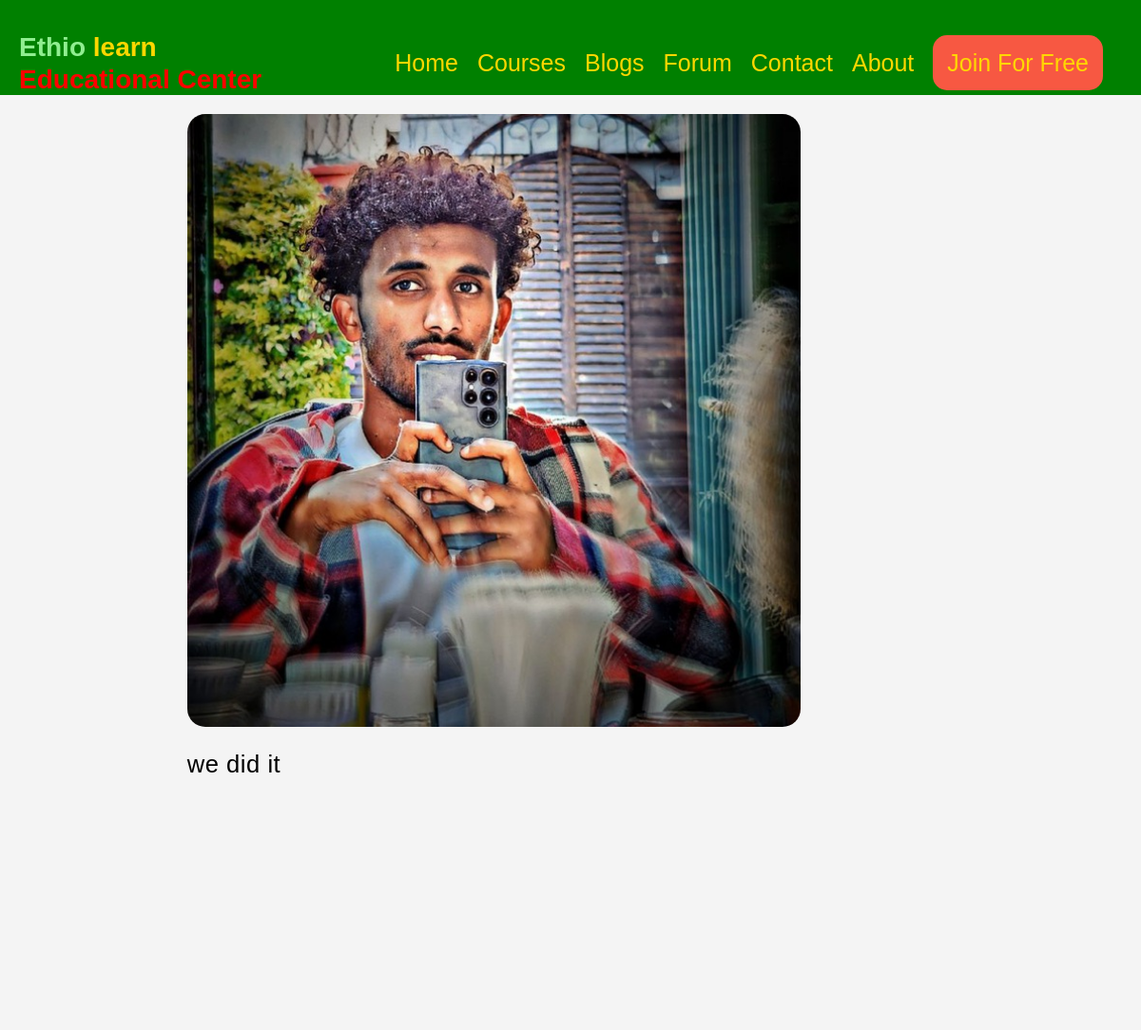
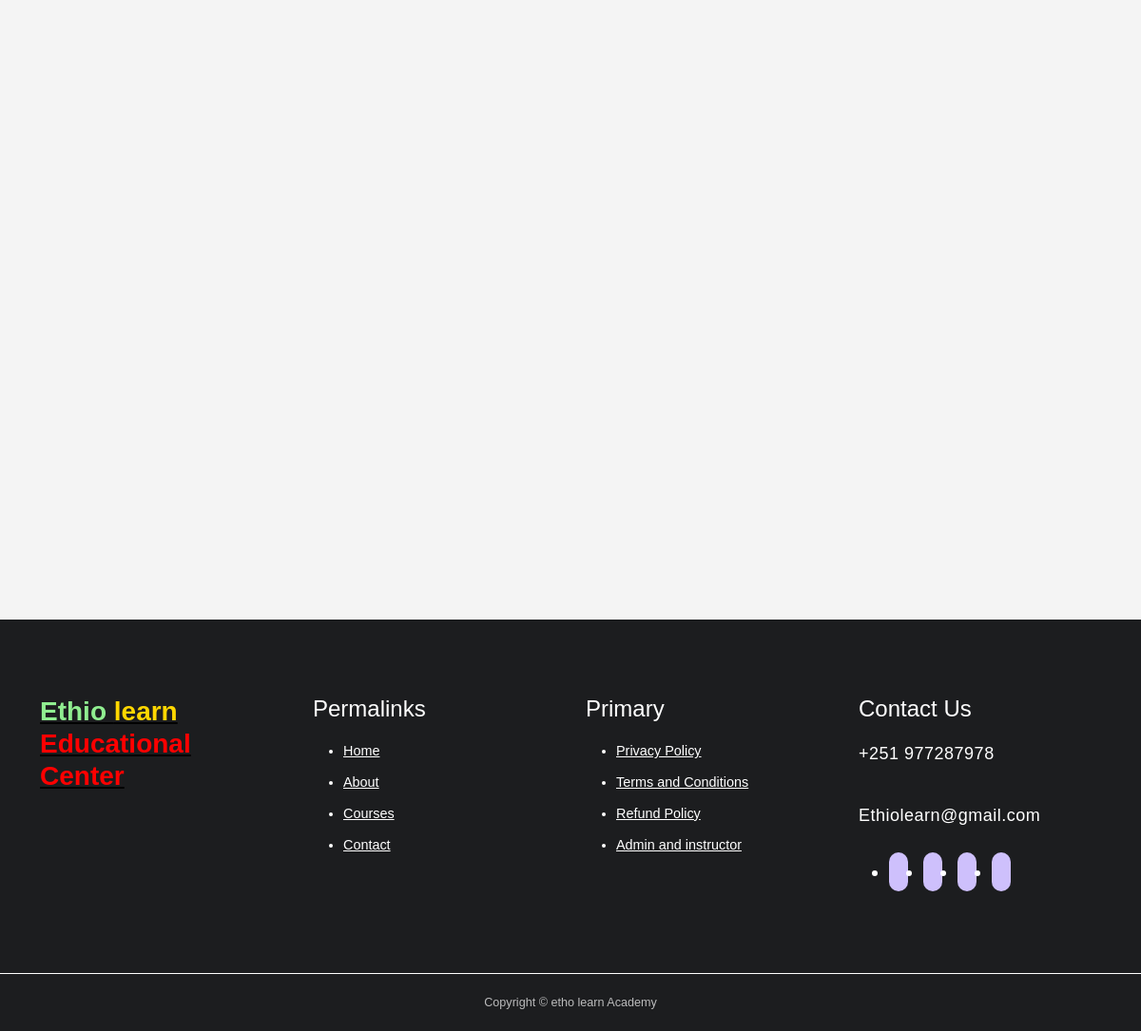
/BlogReadMore.php?b_id=1, run on the app's committed database (2 pictures, top to bottom).
### tables this page shows
CREATE TABLE `blog` (
  `b_id` int(11) NOT NULL,
  `b_title` text DEFAULT NULL,
  `b_dec` text DEFAULT NULL,
  `b_dec1` text DEFAULT NULL,
  `b_dec2` text DEFAULT NULL,
  `b_dec3` text DEFAULT NULL,
  `b_img` text DEFAULT NULL
);

### BlogReadMore.php (the view, shortened to what this page needs)
<?php
include_once("Inc/Header.php");
include_once("DB_Files/db.php");
?>
<link rel="stylesheet" href="CSS/BlogReadMore.css">
<link rel="stylesheet" href="CSS/responsiveness.css">
<section id="blog-container">
<?php
    if (isset($_GET['b_id'])) {
        $b_id = $_GET['b_id'];
        $sql = "SELECT * FROM blog WHERE b_id='$b_id'";
        $result = $conn->query($sql);
        $row = $result->fetch_assoc();
    }
    ?>
    <div class="blogs blogpost">
        <div class="post">
            <img src="<?php echo str_replace('..', '.', $row['b_img']) ?>" alt="">
            <br>
            <h3><?php echo $row['b_title']  ?></h3>
            <br>
            <br>
            <br>
        </div>
    </div>
</section>
<?php
include_once("Inc/Footer.php");
?>

### Inc/Header.css (style rules this page uses)
body { top: 0px !important; }
:root { --color-primary: #6c63ff; --color-success: #00bf8e; --color-warning: #f7a44b; --color-danger: #f75842; --color-danger-variant: rgba(247, 88, 66, 8.4); --color-white: #fff; --color-light: #ffffffb3; --color-black: #000; --color-bg: #f7f9fa; --container-width-1g: 76%; --container-width-md: 90%; --container-width-sm: 94%; --transition: all 400ms ease; }
body { color: var(--color-black); background: white }
section { padding: 5%; }
h1, h2, h3, h5 { line-height: 1.2; letter-spacing: 0.5px; }
h3 { font-size: 1.6rem; }
img { width: 100%; display: block; object-fit: cover; }

### Inc/Header2.css (style rules this page uses)
body { font-family: Arial, sans-serif; margin: 0; padding: 0; background-color: #f4f4f4; }

### CSS/BlogReadMore.css (style rules this page uses)
#blog-container .blogpost { width: 100%; margin: auto; }
#blog-container { display: flex; align-items: flex-start; justify-content: space-between; padding: 10vw 8vw; }
#blog-container .blogs { width: 80%; }
#blog-container .blogs img { width: 80%; border-radius: 19px; object-fit: fill; }

### data on the page
blog: b_img (picture), b_title "we did it"
